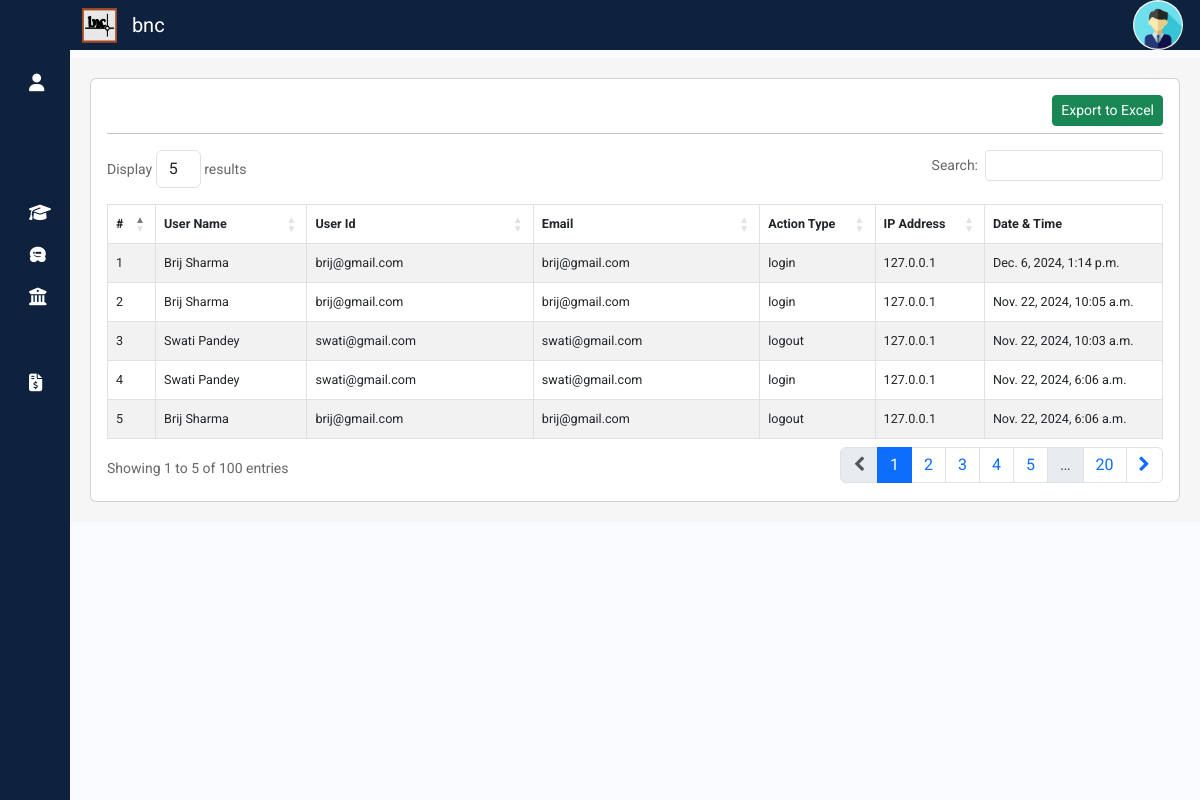
Page /propval/userlog on the earlier database version.
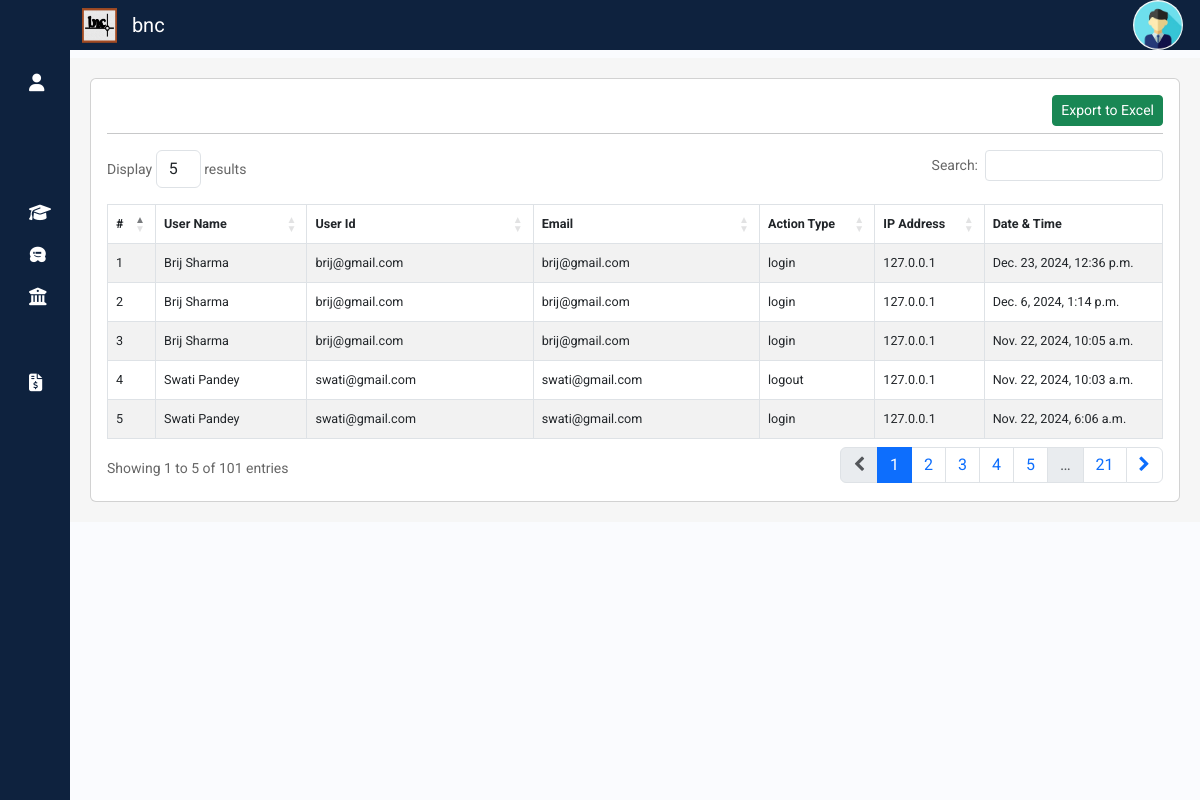
Same page on the later database version.
### propval/models.py (models this page shows, shortened)
class UserActivity(models.Model):
    user = models.ForeignKey(User, on_delete=models.DO_NOTHING,null=True)
    username=models.CharField(max_length=80,null=True)
    userdetails = models.ForeignKey(UserDetails, on_delete=models.DO_NOTHING,null=True)
    useremail=models.CharField(max_length=80,null=True)
    action_type = models.CharField(max_length=50)  # e.g. "login", "logout", "login_failed"
    timestamp = models.DateTimeField(auto_now_add=True)
    ip_address = models.GenericIPAddressField(null=True, blank=True)  # Optional

class UserDetails(models.Model):
    user = models.OneToOneField(User, on_delete=models.DO_NOTHING,null=True)
    user_email = models.EmailField(unique=True, null=True, blank=True)
    first_name = models.CharField(max_length=30, null=True, blank=True)
    last_name = models.CharField(max_length=30, null=True, blank=True)  # Allow null and blank values
    phone = models.CharField(max_length=10, null=True, blank=True)
    add1 = models.CharField(max_length=100, null=True, blank=True)
    add2 = models.CharField(max_length=100, null=True, blank=True)
    city = models.CharField(max_length=30, null=True, blank=True)
    region = models.CharField(max_length=30, null=True, blank=True)
    zip = models.CharField(max_length=6, null=True, blank=True)
    country = models.CharField(max_length=20, null=True, blank=True)
    profileimage = models.ImageField(null=True, blank=True,upload_to="profile/")
    role = models.CharField(max_length=30, null=True, blank=True)
    bankname = models.CharField(max_length=50, null=True)
    bankacno = models.CharField(max_length=20, null=True)
    bankacnoconf = models.CharField(max_length=20, null=True)
    ifsccode = models.CharField(max_length=12,null=True)

### propval/views.py (the view)
# urls.py: path('userlog',views.Userlog,name='userlog'),
def Userlog(request):
    useractivities = UserActivity.objects.all().order_by('-timestamp')
    return render(request, 'userlog.html', {'useractivities': useractivities})

### templates/userlog.html (shortened to what this page needs)
{% extends "sidebar.html" %}
{% load static %}
{% block content %}
  <div class="container my-2" style="display:block; background-color:#f6f6f6; padding:20px 20px 20px;">
    <div class="row">
      <div class="col-md-12">
        <div class="card">
          <div class="card-body">
            <a class="btn btn-success btn-sm float-end" href="/api/engcompletedreportexport">Export to Excel</a><br>
              <hr>
            <table id="userlogtable" class="table table-hover table-striped table-bordered" style="font-size: 90%;">
              <thead>
                <tr>
                  <th scope="col">#</th>
                  <th scope="col">User Name</th>
                  <th scope="col">User Id</th>
                  <th scope="col">Email</th>
                  <th scope="col">Action Type</th>
                  <th scope="col">IP Address</th>
                  <th scope="col">Date & Time</th>
                </tr>
              </thead>
              <tbody>
                {% for useractiviti in useractivities %}
                <tr {% if recrep.receptionid.priority%}  class="table-danger" {%else%} class=""{% endif %}>
                  <td scope="row">{{forloop.counter}}</td>
                  {% if useractiviti.userdetails.first_name %}
                  <td >{{useractiviti.userdetails.first_name}} {{useractiviti.userdetails.last_name}}</td>
                  {%else%}
                  <td style="color: red; font-weight: 600;" >Suspicious user</td>
                  {% endif %}
                  {% if useractiviti.user.username %}
                  <td >{{useractiviti.user.username}}</td>
                  {% else %}
                  <td >{{useractiviti.username}}</td>
                  {% endif %}
                  {% if useractiviti.user.email %}
                  <td >{{useractiviti.user.email}}</td>
                  {% else%}
                  <td >{{useractiviti.useremail}}</td>
                  {% endif %}
                  <td >{{useractiviti.action_type}}</td>
                  <td >{{useractiviti.ip_address}}</td>
                  <td >{{useractiviti.timestamp}}</td>
                </tr>
                {% endfor %}
              </tbody>
            </table>
          </div>
        </div>
      </div>
    </div>
  </div>
{% endblock %}

Differences in the rows shown:
no longer on this page (row unchanged): UserActivity: userdetails.first_name "Brij", userdetails.last_name "Sharma", user.username "brij@gmail.com", user.email "brij@gmail.com", action_type "logout", ip_address "127.0.0.1", timestamp "Nov. 22, 2024, 6:06 a.m."
added UserActivity: userdetails.first_name "Brij", userdetails.last_name "Sharma", user.username "brij@gmail.com", user.email "brij@gmail.com", action_type "login", ip_address "127.0.0.1", timestamp "Dec. 23, 2024, 12:36 p.m."
Other differences:
text written by a page script: "Display results Search: Showing 1 to 5 of 100 entries 1 2 3 4 5 … 20" → "Display results Search: Showing 1 to 5 of 101 entries 1 2 3 4 5 … 21"
